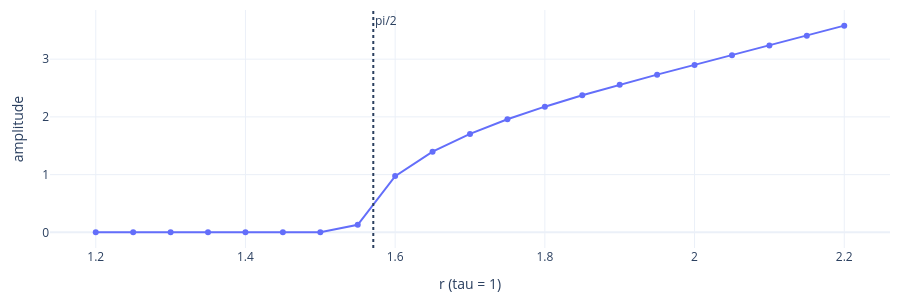
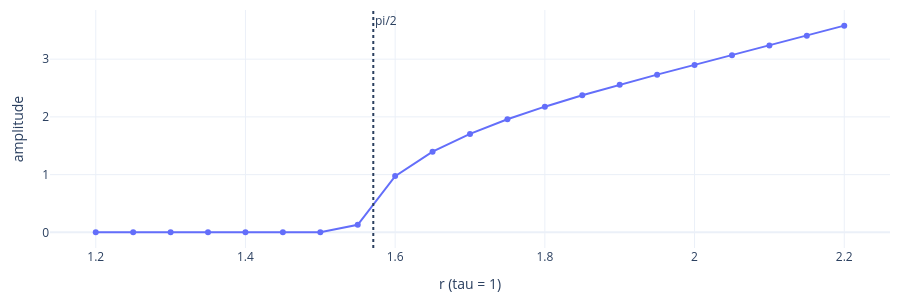

The cell these charts' notebook holds for them, in order:
### Markdown cell above
**The Hopf point**: oscillation amplitude at long times against r (τ = 1).

### Code cell
import numpy as np
R = np.linspace(1.2, 2.2, 21)
amp = [np.ptp(ex.m.run(keep=False, r=r, tau=1, total=600, trans=400)["x"]) for r in R]
fig = go.Figure(go.Scatter(x=R, y=amp, mode="lines+markers"))
fig.add_vline(x=np.pi / 2, line_dash="dot", annotation_text="pi/2")
show_figure(fig, xaxis_title="r (tau = 1)", yaxis_title="amplitude", height=300)

### Figure 1 — Plotly figure (JSON) as saved in the notebook; plotly's stock layout.template omitted (floating-point values rounded to 4 significant figures)
{"data": [{"mode": "lines+markers", "type": "scatter", "x": [1.2, 1.25, 1.3, 1.35, 1.4, 1.45, 1.5, 1.55, 1.6, 1.65, 1.7, 1.75, 1.8, 1.85, 1.9, 1.95, 2.0, 2.05, 2.1, 2.15, 2.2], "y": [0.0, 0.0, 0.0, 0.0, 0.0, 0.0, 2.599e-05, 0.1314, 0.9738, 1.397, 1.705, 1.958, 2.177, 2.374, 2.557, 2.731, 2.9, 3.067, 3.235, 3.405, 3.58]}], "layout": {"annotations": [{"showarrow": false, "text": "pi/2", "x": 1.571, "xanchor": "left", "xref": "x", "y": 1, "yanchor": "top", "yref": "y domain"}], "height": 300, "margin": {"b": 40, "l": 50, "r": 10, "t": 10}, "paper_bgcolor": "white", "plot_bgcolor": "white", "shapes": [{"line": {"dash": "dot"}, "type": "line", "x0": 1.571, "x1": 1.571, "xref": "x", "y0": 0, "y1": 1, "yref": "y domain"}], "xaxis": {"title": {"text": "r (tau = 1)"}}, "yaxis": {"title": {"text": "amplitude"}}}}

### Figure 2 — Plotly figure (JSON) as saved in the notebook; plotly's stock layout.template omitted (floating-point values rounded to 4 significant figures)
{"data": [{"mode": "lines+markers", "type": "scatter", "x": [1.2, 1.25, 1.3, 1.35, 1.4, 1.45, 1.5, 1.55, 1.6, 1.65, 1.7, 1.75, 1.8, 1.85, 1.9, 1.95, 2.0, 2.05, 2.1, 2.15, 2.2], "y": [0.0, 0.0, 0.0, 0.0, 0.0, 0.0, 2.599e-05, 0.1314, 0.9738, 1.397, 1.705, 1.958, 2.177, 2.374, 2.557, 2.731, 2.9, 3.067, 3.235, 3.405, 3.58]}], "layout": {"annotations": [{"showarrow": false, "text": "pi/2", "x": 1.571, "xanchor": "left", "xref": "x", "y": 1, "yanchor": "top", "yref": "y domain"}], "height": 300, "margin": {"b": 40, "l": 50, "r": 10, "t": 10}, "paper_bgcolor": "white", "plot_bgcolor": "white", "shapes": [{"line": {"dash": "dot"}, "type": "line", "x0": 1.571, "x1": 1.571, "xref": "x", "y0": 0, "y1": 1, "yref": "y domain"}], "xaxis": {"title": {"text": "r (tau = 1)"}}, "yaxis": {"title": {"text": "amplitude"}}}}
